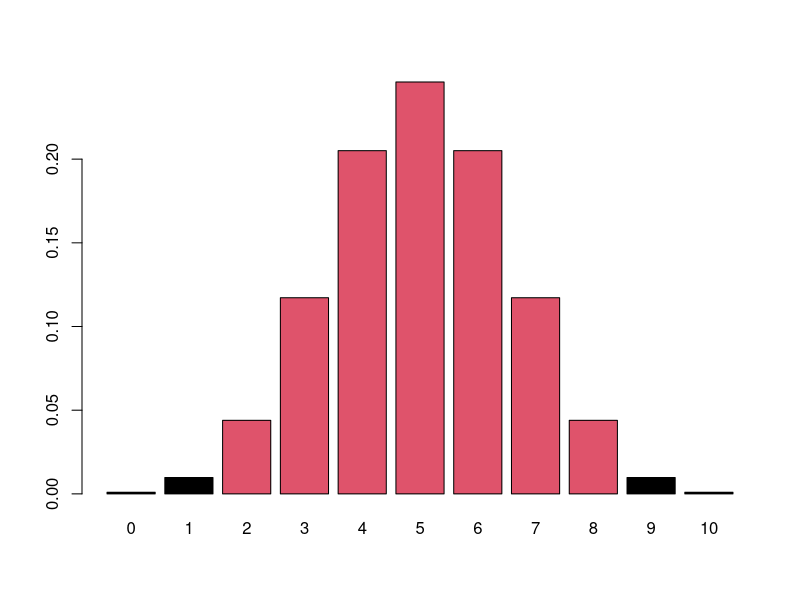

This chart was generated by the following R code:
y<-0:10
p<-dbinom(y,size = 10,prob = 1/2)
names(p)<-y
coll <-rep(c(1,2,1),c(2,7,2))
windows();barplot(p, col = coll)


x<-rnorm(35,40,10)#fake since normally we don't know mu or sigma
t.test(x,mu = 25,conf.level = .95)
#t is t calc
# pvalue is evidence against null
qt(1-.05/2,35-1)
